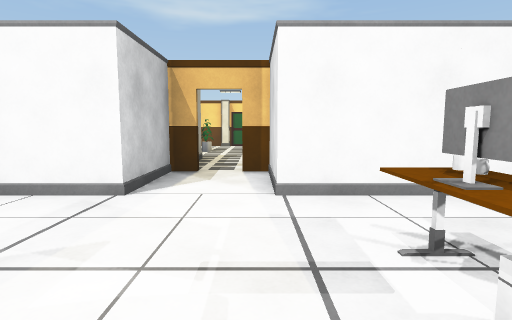
view 1 (above)

21 first-person views from a walk through a scene from a Unity 3-D project. The camera is 1.2 m above the floor, tilts 6° down and sees 80° across. The floor is counted in squares, 1 m on a side. Each view is taken from the middle of a square. On the plan, view 1 faces up. The plan holds only what a view shows up to about 13 squares ahead; the rest is blank. The player character is not drawn. Some animated figures are not drawn.

view 2
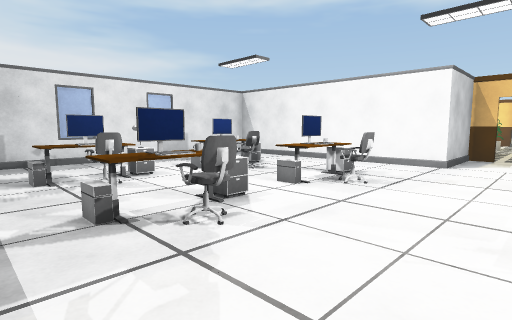

view 3
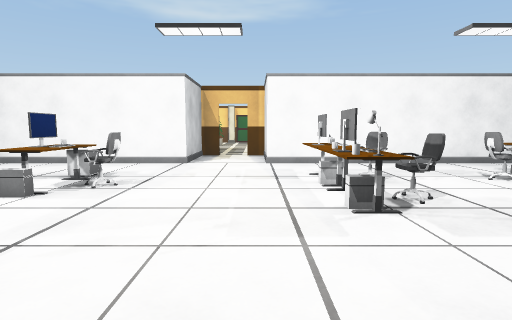

view 4
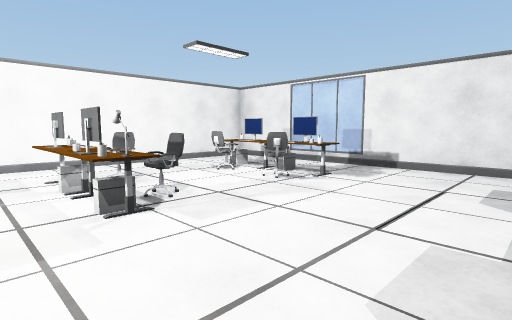

view 5
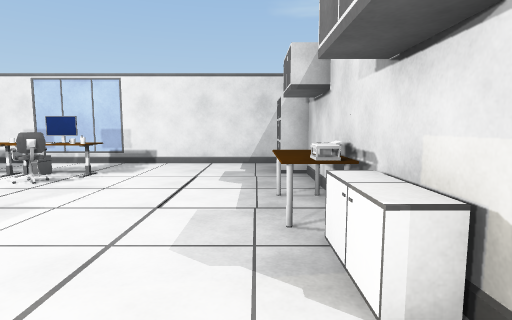

view 6
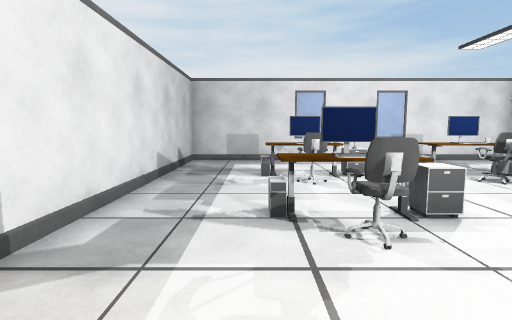

view 7
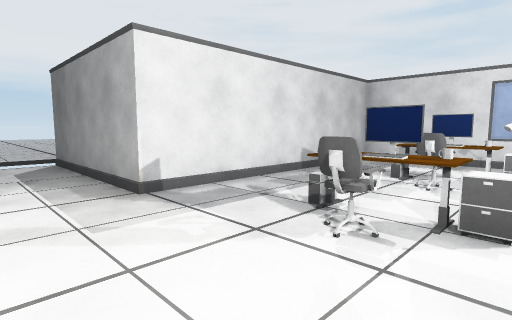

view 8
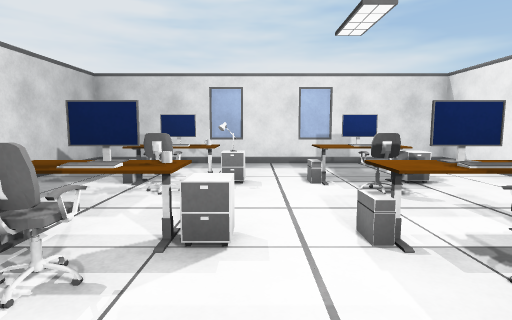

view 9
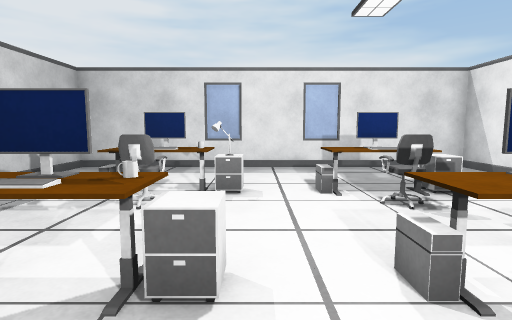

view 10
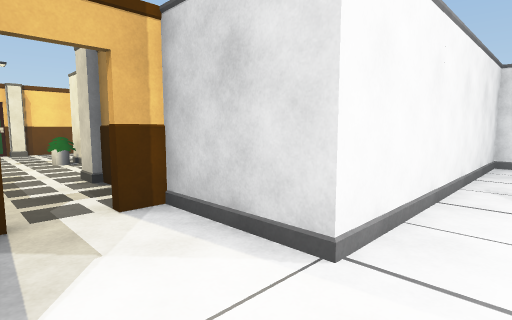

view 11
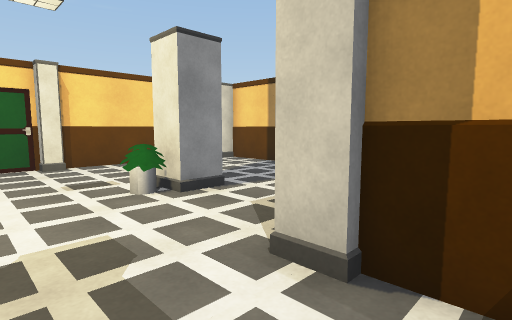

view 12
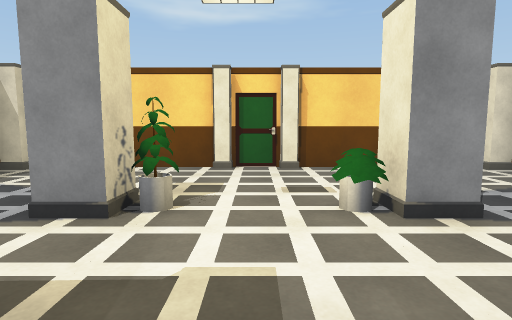

view 13
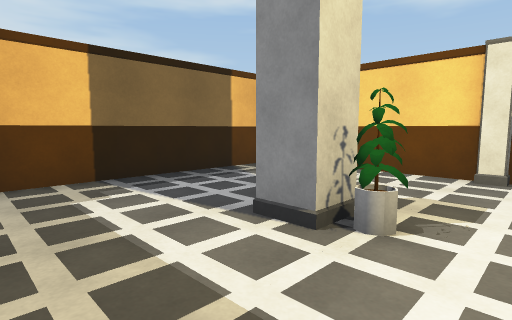

view 14
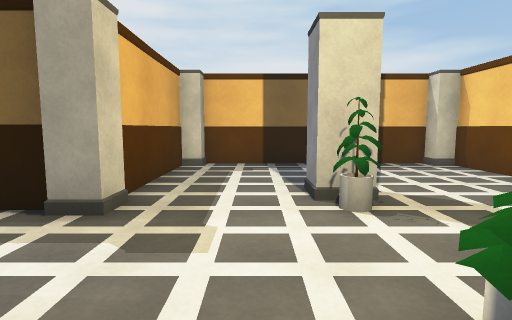

view 15
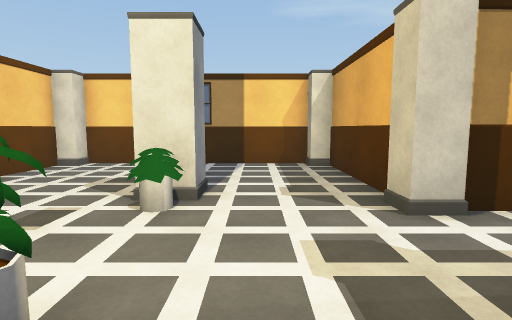

view 16
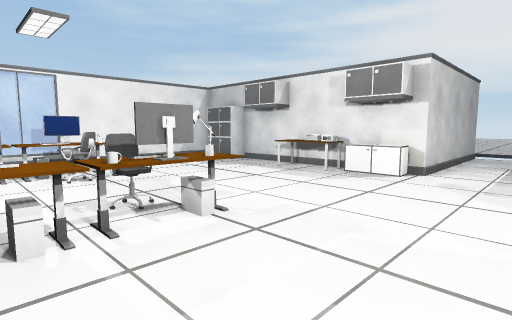

view 17
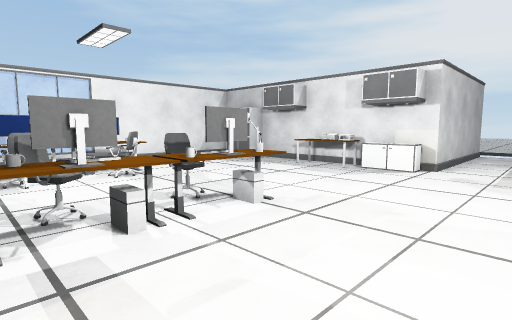

view 18
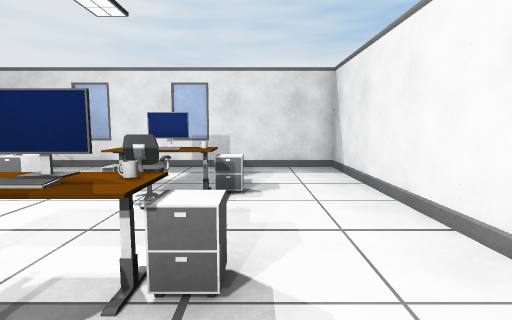

view 19
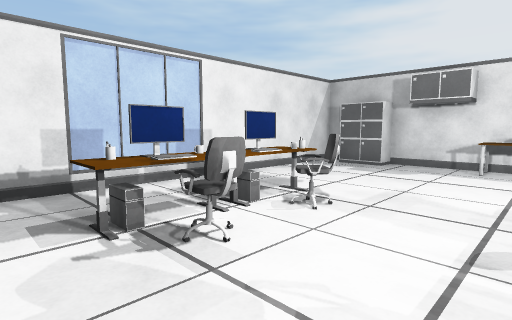

view 20
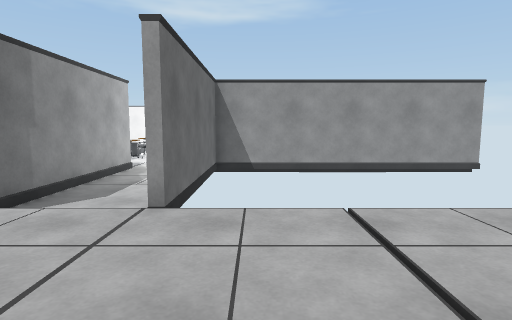

view 21
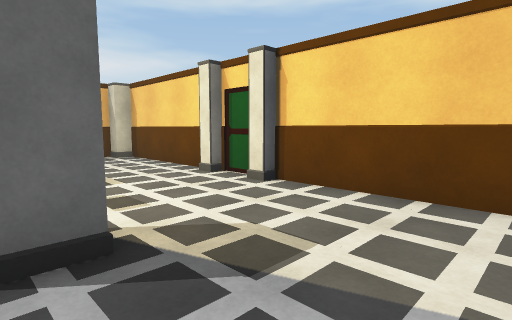

### Floor plan
Key: @ floor where view 1 was taken; # wall or solid block; . main floor; : floor 0.25 m higher than the main floor; O other object.
Columns run from 12 left of view 1 to 10 right of it. Each row starts with its distance up from view 1.
 21     ###############
 20    ##.....O.O.....#
 19    #..............#
 18    #..............#
 17    #..............#
 16    #....O#O.OO#...#
 15    #....##...O#...#
 14    #..............#
 13    #..............#
 12    #######..#######
 11          O..#
 10          #..#
  9          ##.#
  8          #..#
  7          #..#
  6 ##########..##########
  5 #....................#
  4 #.............O......#
  3 #...O...O....OO...OO.#
  2 #...OO.OO....OOO.OOO.##
  1 #...OOOOOO...OO...OO.##
  0 #....O..O...@OOO.OOO..#
 -1 #...O...O....OO...OO.##
 -2 #..OOO.OO............#
 -3 #...OOOOOO...........#
 -4 #.......O............#
 -5 #..............OO....#
 -6 ##########...OOOO##OO#
 -7          #..##########
 -8          #..##
 -9          #..#
-10          #..#
-11          #..##
-12          #..##
-13           ::::::::
-14          :::::::::
-15          ::::::::
-16          ::
-17               :

Where each view was taken, in squares from view 1:
view 1: 0 up, 0 right, facing up
view 2: 5 down, 0 right, facing up-left
view 3: 5 down, 0 right, facing up
view 4: 5 down, 0 right, facing up-right
view 5: 5 down, 1 left, facing right
view 6: 4 down, 0 right, facing left
view 7: 1 down, 0 right, facing down-left
view 8: 1 down, 1 left, facing left
view 9: 1 down, 2 left, facing left
view 10: 4 up, 2 left, facing up-right
view 11: 10 up, 2 left, facing up-right
view 12: 11 up, 1 left, facing up
view 13: 12 up, 1 left, facing up-left
view 14: 14 up, 2 right, facing left
view 15: 14 up, 4 left, facing right
view 16: 2 up, 2 left, facing down-right
view 17: 3 up, 2 left, facing down-right
view 18: 3 up, 2 left, facing left
view 19: 4 up, 3 right, facing down-right
view 20: 17 down, 2 right, facing up
view 21: 15 up, 5 right, facing up-left
